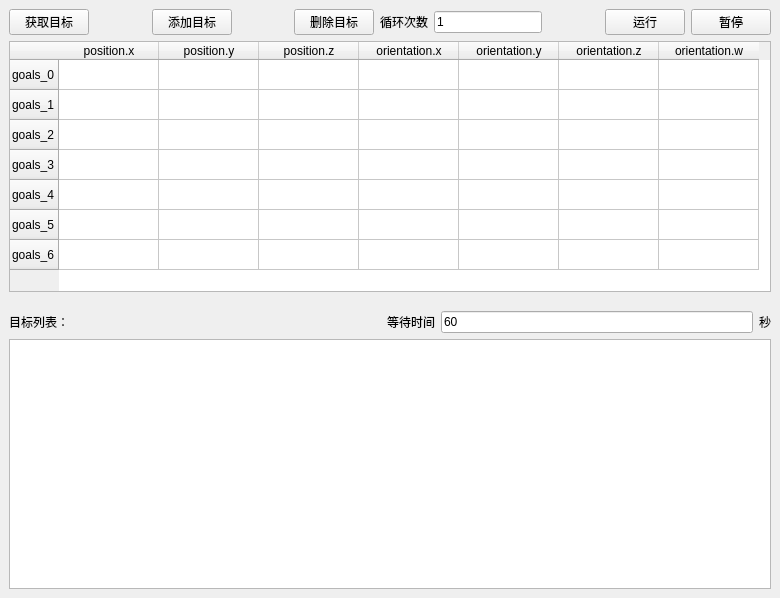
<?xml version="1.0" encoding="UTF-8"?>
<ui version="4.0">
 <class>MainWindowDesign</class>
 <widget class="QMainWindow" name="MainWindowDesign">
  <property name="geometry">
   <rect>
    <x>0</x>
    <y>0</y>
    <width>780</width>
    <height>598</height>
   </rect>
  </property>
  <property name="windowTitle">
   <string>移动机器人控制系统</string>
  </property>
  <property name="windowIcon">
   <iconset resource="../resources/images.qrc">
    <normaloff>:/images/icon.png</normaloff>:/images/icon.png</iconset>
  </property>
  <property name="locale">
   <locale language="English" country="Australia"/>
  </property>
  <widget class="QWidget" name="centralwidget">
   <layout class="QVBoxLayout" name="verticalLayout">
    <item>
     <layout class="QHBoxLayout" name="horizontalLayout">
      <item>
       <widget class="QPushButton" name="getBtn">
        <property name="text">
         <string>获取目标</string>
        </property>
       </widget>
      </item>
      <item>
       <spacer name="horizontalSpacer_2">
        <property name="orientation">
         <enum>Qt::Horizontal</enum>
        </property>
        <property name="sizeHint" stdset="0">
         <size>
          <width>40</width>
          <height>20</height>
         </size>
        </property>
       </spacer>
      </item>
      <item>
       <widget class="QPushButton" name="addPosBtn">
        <property name="text">
         <string>添加目标</string>
        </property>
       </widget>
      </item>
      <item>
       <spacer name="horizontalSpacer_3">
        <property name="orientation">
         <enum>Qt::Horizontal</enum>
        </property>
        <property name="sizeHint" stdset="0">
         <size>
          <width>40</width>
          <height>20</height>
         </size>
        </property>
       </spacer>
      </item>
      <item>
       <widget class="QPushButton" name="deleteGoalsBtn">
        <property name="text">
         <string>删除目标</string>
        </property>
       </widget>
      </item>
      <item>
       <widget class="QLabel" name="countLabel">
        <property name="text">
         <string>循环次数</string>
        </property>
        <property name="buddy">
         <cstring>countLine</cstring>
        </property>
       </widget>
      </item>
      <item>
       <widget class="QLineEdit" name="countLine">
        <property name="text">
         <string>1</string>
        </property>
       </widget>
      </item>
      <item>
       <spacer name="horizontalSpacer_4">
        <property name="orientation">
         <enum>Qt::Horizontal</enum>
        </property>
        <property name="sizeHint" stdset="0">
         <size>
          <width>40</width>
          <height>20</height>
         </size>
        </property>
       </spacer>
      </item>
      <item>
       <widget class="QPushButton" name="runBtn">
        <property name="text">
         <string>运行</string>
        </property>
       </widget>
      </item>
      <item>
       <widget class="QPushButton" name="pauseBtn">
        <property name="text">
         <string>暂停</string>
        </property>
       </widget>
      </item>
     </layout>
    </item>
    <item>
     <widget class="QTableWidget" name="posTable">
      <property name="selectionBehavior">
       <enum>QAbstractItemView::SelectRows</enum>
      </property>
      <attribute name="horizontalHeaderCascadingSectionResizes">
       <bool>false</bool>
      </attribute>
      <attribute name="horizontalHeaderDefaultSectionSize">
       <number>100</number>
      </attribute>
      <attribute name="horizontalHeaderMinimumSectionSize">
       <number>50</number>
      </attribute>
      <row>
       <property name="text">
        <string>goals_0</string>
       </property>
      </row>
      <row>
       <property name="text">
        <string>goals_1</string>
       </property>
      </row>
      <row>
       <property name="text">
        <string>goals_2</string>
       </property>
      </row>
      <row>
       <property name="text">
        <string>goals_3</string>
       </property>
      </row>
      <row>
       <property name="text">
        <string>goals_4</string>
       </property>
      </row>
      <row>
       <property name="text">
        <string>goals_5</string>
       </property>
      </row>
      <row>
       <property name="text">
        <string>goals_6</string>
       </property>
      </row>
      <column>
       <property name="text">
        <string>position.x</string>
       </property>
      </column>
      <column>
       <property name="text">
        <string>position.y</string>
       </property>
      </column>
      <column>
       <property name="text">
        <string>position.z</string>
       </property>
      </column>
      <column>
       <property name="text">
        <string>orientation.x</string>
       </property>
      </column>
      <column>
       <property name="text">
        <string>orientation.y</string>
       </property>
      </column>
      <column>
       <property name="text">
        <string>orientation.z</string>
       </property>
      </column>
      <column>
       <property name="text">
        <string>orientation.w</string>
       </property>
      </column>
      <item row="0" column="0">
       <property name="text">
        <string/>
       </property>
      </item>
      <item row="0" column="1">
       <property name="text">
        <string/>
       </property>
      </item>
      <item row="0" column="2">
       <property name="text">
        <string/>
       </property>
      </item>
      <item row="0" column="3">
       <property name="text">
        <string/>
       </property>
      </item>
      <item row="0" column="4">
       <property name="text">
        <string/>
       </property>
      </item>
      <item row="0" column="5">
       <property name="text">
        <string/>
       </property>
      </item>
      <item row="0" column="6">
       <property name="text">
        <string/>
       </property>
      </item>
     </widget>
    </item>
    <item>
     <spacer name="verticalSpacer">
      <property name="orientation">
       <enum>Qt::Vertical</enum>
      </property>
      <property name="sizeType">
       <enum>QSizePolicy::Fixed</enum>
      </property>
      <property name="sizeHint" stdset="0">
       <size>
        <width>20</width>
        <height>13</height>
       </size>
      </property>
     </spacer>
    </item>
    <item>
     <layout class="QHBoxLayout" name="horizontalLayout_2">
      <item>
       <widget class="QLabel" name="goalsLabel">
        <property name="text">
         <string>目标列表：</string>
        </property>
       </widget>
      </item>
      <item>
       <spacer name="horizontalSpacer">
        <property name="orientation">
         <enum>Qt::Horizontal</enum>
        </property>
        <property name="sizeHint" stdset="0">
         <size>
          <width>40</width>
          <height>20</height>
         </size>
        </property>
       </spacer>
      </item>
      <item>
       <widget class="QLabel" name="timelabel">
        <property name="text">
         <string>等待时间</string>
        </property>
        <property name="buddy">
         <cstring>timeLine</cstring>
        </property>
       </widget>
      </item>
      <item>
       <widget class="QLineEdit" name="timeLine">
        <property name="text">
         <string>60</string>
        </property>
       </widget>
      </item>
      <item>
       <widget class="QLabel" name="label">
        <property name="text">
         <string>秒</string>
        </property>
       </widget>
      </item>
     </layout>
    </item>
    <item>
     <widget class="QListWidget" name="goalsList"/>
    </item>
   </layout>
  </widget>
  <action name="action_Quit">
   <property name="text">
    <string>&amp;Quit</string>
   </property>
   <property name="shortcut">
    <string>Ctrl+Q</string>
   </property>
   <property name="shortcutContext">
    <enum>Qt::ApplicationShortcut</enum>
   </property>
  </action>
  <action name="action_Preferences">
   <property name="text">
    <string>&amp;Preferences</string>
   </property>
  </action>
  <action name="actionAbout">
   <property name="text">
    <string>&amp;About</string>
   </property>
  </action>
  <action name="actionAbout_Qt">
   <property name="text">
    <string>About &amp;Qt</string>
   </property>
  </action>
 </widget>
 <resources>
  <include location="../resources/images.qrc"/>
 </resources>
 <connections>
  <connection>
   <sender>action_Quit</sender>
   <signal>triggered()</signal>
   <receiver>MainWindowDesign</receiver>
   <slot>close()</slot>
   <hints>
    <hint type="sourcelabel">
     <x>-1</x>
     <y>-1</y>
    </hint>
    <hint type="destinationlabel">
     <x>399</x>
     <y>299</y>
    </hint>
   </hints>
  </connection>
 </connections>
</ui>
